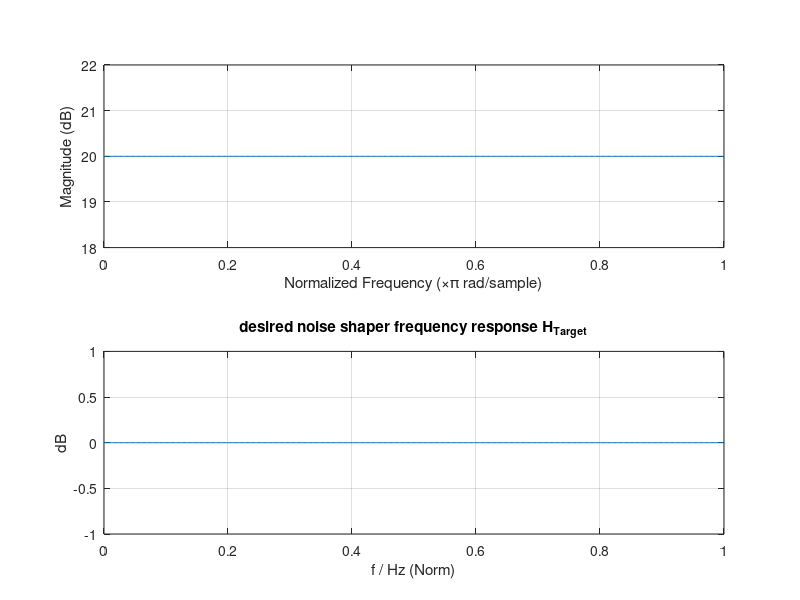
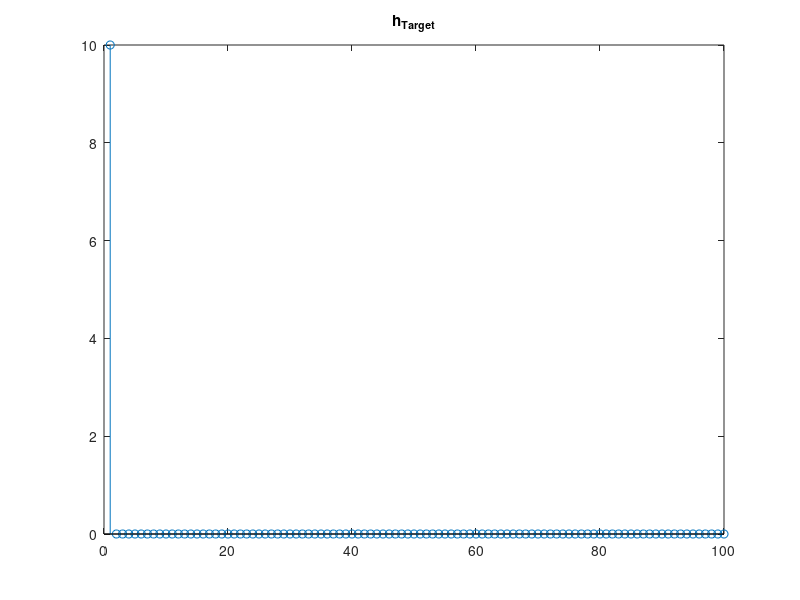

MATLAB code for these plots, in order: (Note: this script raises an error after producing the figures.)
function noise_shaper()
    close all;
    load('saved_out_DARM_decreased.mat');
    
    % sampling rate
%     rate_Hz = 524.288e3; 
    rate_Hz = 16.384e3;
%     rate_Hz=length(save_out)/32;
%     rate_Hz=256;
%     
%     exponent=(numel(num2str(rate_Hz))-5);
%     const=10^-exponent;
    % signal duration in seconds
    gcl_s = 32;
    len=gcl_s*rate_Hz;
%     fi=fopen('take_signal_shape.bin','rb');
%     if fi==-1
%         display('error reading file');
%         return
%     end
%     [save_out,~]=fread(fi,len,'real*8');
%     fclose(fi);
%     
    td=save_out';
%     td=resample(td,16384,rate_Hz);
%     rate_Hz=16384;
%     RBW_window=rate_Hz/2.5e3;
%     RBW_power=rate_Hz/2e1;
%     pRef_W=const*rate_Hz/4e6;
%     % *********************************************
%     % spectrum analyzer setup
% %     % *********************************************
%     SAparams = struct('RBW_window_Hz', RBW_window, ...
%                       'RBW_power_Hz', RBW_power, ...
%                       'pRef_W', pRef_W, ...
%                       'NMax', 5000, ...
%                       'filter', 'brickwall', ...
%                       'noisefloor_dB', -150);    
  
%     td(1:10)
%     length(td)
%     td(rate_Hz-1)=0;
%     td(rate_Hz)=0;
    % *********************************************
    % Generate random test signal
    % *********************************************
    % start with white noise
%     td = randn(1, floor(gcl_s * rate_Hz + 0.5));
         %+ 1i * randn(1, floor(gcl_s * rate_Hz + 0.5));
%     length(td)

%     if true
%         % filter to turn it into an oversampled narrow-band signal
%         fd = fft(td);
%         fb = freqbase(numel(fd)) * rate_Hz;
%         fd(abs(fb) > 2*10^(3+exponent)) = 0;
%         td = ifft(fd);
%     end

%     length(td)
%     if false
%         % use real-valued signal
%         td = real(td);
%     else
%         % keep complex-valued but scale
%         td = sqrt(1/2) * td;
%     end
%         
    % *********************************************
    % plot input signal spectrum
    % *********************************************
%     legFig1 = {};
%     legFig1{end+1} = 'input signal, unquantized';
%     td_spectrAnalyzer('signal', dowindow(td), 'gcl_s', gcl_s, SAparams, 'fig', 1, 'plotStyle', 'k');

    % *********************************************
    % Design a filter that reflects the shape of the desired 
    % noise spectrum
    % *********************************************    
  
    % bandstop filter. Removes quantization noise from a bandwidth of
    % rate/4 to rate/3.
    %Order =3 ; 3dB ripple in passband
%     band_stop=(rate_Hz/120);
%     band_pass=(rate_Hz/100);
%     [b, a] = cheby1(3, 3, [band_stop/(rate_Hz/10), band_pass/(rate_Hz/10)], 'stop');
%     display(strcat('stop band is between ',num2str(band_stop/rate_Hz),' Hz and ',num2str(band_pass/rate_Hz),' Hz'));
%     b=1;
%     a=1;
    %high pass filter
    factor=0.8;
    pass_freq=factor*(rate_Hz/2);
%     Hd = designfilt('highpassiir', 'FilterOrder', 4, ...
%              'PassbandFrequency', 5e3, 'PassbandRipple', 3,...
%              'SampleRate', rate_Hz);
%     [b,a]=tf(Hd);
%     [b, a] = cheby1(4, 3, factor, 'high');
    display(strcat('Cutoff frequency is ',num2str(pass_freq),' Hz'));
    
%     %Filter Design High Pass IIR%
%     hpFilt = designfilt('highpassiir', 'FilterOrder', 4, ...
%              'PassbandFrequency', pass_freq, 'PassbandRipple', 3,...
%              'SampleRate', rate_Hz);
%     sos=hpFilt.Coefficients;
%     
%     [b,a]=sos2tf(sos);
%     
    %Filter Design H(z) =1 %
    b=10;
    a=1;

    % *********************************************
    % plot the above filter response (impulse response
    % from quantizer error to output)
    % *********************************************    
    pulse = zeros(1, 100);
    pulse(1) = 1;
    pulse = filter(b, a, pulse);
    figure(33);
    stem(pulse);
    title('h_{Target}');
    
    % *********************************************
    % plot the filter response
    % *********************************************    
%     fNorm_Hz = linspace(0, 1, 10000);
%     fPlot_Hz = rate_Hz * fNorm_Hz;
%     zInv = exp(-2i * pi * fNorm_Hz); 
%     H = polyval(b, zInv) ./ polyval(a, zInv);
    
    figure(2);
    freqz(b,a);
    xlabel('f / Hz (Norm)');
    ylabel('dB');
    grid on;
    title('desired noise shaper frequency response H_{Target}');

    % *********************************************
    % Derive the noise shaper filter from the desired
    % noise frequency response
    % Note: a unit delay is removed by shortening bb.
    % *********************************************    
    bb = b / b(1);
    bb = bb(2:end) - a(2:end);
    sos_s=tf2sos(bb,a);
    [gain,sos_shape]=sos_shuffle(sos_s)
      
    figure(5);
    freqz(bb,a);
    xlabel('f / Hz (Norm)');
    ylabel('dB');
    grid on;
    title('desired noise shaper frequency response H_{Target}*(z^-1)');
%     Hd = dfilt.df2t(bb,a);
%     sos2=tf2sos(bb,a);
    % *********************************************
    % Simulate
    % *********************************************    
    % Signal padding: 
    % replicate the end of the (cyclic!) signal to give the filter
    % time to settle. This part of the result will be discarded.
%     nPad=10^((numel(num2str(length(td)))-2));
% %     nPad=1000;
%     td = [td(end-nPad+1:end) td];

    tdOut1 = zeros(size(td));
    tdOut2 = zeros(size(td));
    
    % "filterState" preserves the delay line content between 
    % invocations to "filter"
    filterState = [];
    
    % quantErr is the quantization error of the -previous- sample
    % (because a unit delay was removed from the filter)
    quantErr = 0;
%     n=numel(bb)
%     l=length(a)
%     SOS=tf2sos(bb,a);

    for ix = 1 : numel(td);
        s = td(ix);
        
        % variant 1: ordinary quantization
        tdOut1(ix) = quant(s);

        % variant 2: quantization with noise shaping
%         if(filterState ~= 0), f_in=filterState
%         end
        
        %[filterOut, filterState] = filter(bb,a, quantErr, filterState);
%             filterOut=sosfilt(SOS,quantErr);
%         if(filterState ~=0), f=filterState
%         end
%         quantIn = s + filterOut;
        quantIn = s + quantErr;
        quantOut = double(quant(quantIn));
        quantErr = -quantOut + quantIn;
        tdOut2(ix) = quantOut;
    end
    

   
    
%     length(filterState)
    % remove signal padding
%     td = td(nPad+1:end);
%     tdOut1 = tdOut1(nPad+1:end);
%     tdOut2 = tdOut2(nPad+1:end);
    %write the output to file to match with C code%%
    fi=fopen('match_data.txt','w');
    fprintf(fi,'%d\n',tdOut2);
    fclose(fi);

%%%% PLOT C code output , should be commented when MATLAB code is being tested%%%
%     fid=fopen('shaped_out.txt','r');
%     if fid==-1
%         display('error opening file')
%     end
%     tdOut2C=fscanf(fid,'%d',len);
%     tdOut2C=tdOut2C';
%     fclose(fid);
    
    
        %****PLOT DATA******%
   %%%% When comparing C And MATLAB %%%%
   %     figure(4);
%     plot(tdOut2);
%     grid on;
%     title('tdOut2');
%     
%     
%     figure(5);
%     plot(tdOut2-tdOut2C);
%     grid on;
%     title('diff C MATLAB in series values');
%     

   %plot_shape(td,td-tdOut1,td-tdOut2,td-tdOut2C,tdOut2-tdOut2C,rate_Hz);
   
   %%%%%%%%%%%%%%%
   
   %%%%Plotting MATLAB Output ONLY %%%%%%%%%
   plot_shape(td,tdOut1,tdOut2,td-tdOut1,td-tdOut2,rate_Hz);
   
%     tdOut2(1:10)
    % *********************************************
    % Plot quantization noise ("-td" subtracts the ideal
    % output and leaves only the error)
%     % *********************************************    
%     td_spectrAnalyzer('signal', dowindow(tdOut1 - td), 'gcl_s', gcl_s, SAparams, 'fig', 1, 'plotStyle', 'r');
%     legFig1{end+1} = 'quantizer output error (no noise shaping)';

%     td_spectrAnalyzer('signal', dowindow(tdOut2-td), 'gcl_s', gcl_s, SAparams, 'fig', 1, 'plotStyle', 'm');
%     legFig1{end+1} = 'quantizer output error (noise shaping)';
% 
%     xlabel('f / Hz');
%     ylabel('dB');
%     title('noise shaping');    
%     grid on;
% %     legend(legFig1);
% 
%     figure(); hold on;
%     plot(real(td), 'k');
%     plot(real(tdOut2), 'b');
    
    
end

% *********************************************
% quantizer model: 
% 18 bit integer round off with clipping
% *********************************************
function sOut = quant(s)
%     sOut=roundfloat(s,18);
    if s>=2^(17)-1
        display('clipping1');
        sOut=int32(2^(17)-1);
    elseif s<=-2^(17)
        sOut=int32(-2^(17));
        display('clipping');
    else
        sOut=int32(s);
    end
end

%function sOut = quant(s)
%    sOut = 0.1 * (-1 + 2 * (s > 0));
%end

% *********************************************
% frequency corresponding to each FFT bin
% *********************************************
function fb = freqbase(n)
    fb = 0:(n - 1);
    fb = fb + floor(n / 2);
    fb = mod(fb, n);
    fb = fb - floor(n / 2);
    
    fb = fb / n; % now [0..0.5[, [-0.5..0[
end

% *********************************************
% The wanted signal is periodic, but noise shaping does
% not preserve the periodicity because of the noise shaper's
% inherent small oscillations.
% The error is localized to the first and last sample
% Therefore, apply some gentle windowing to head
% and tail of the signal.
% *********************************************
function seq = dowindow(seq)
%     size(seq)
    nWin=10^((numel(num2str(length(seq)))-2));
%     nWin=1000;
    win = linspace(0, 1, nWin+1);
%     size(win)
    win = win(2:end);
%     size(win)
    win = (1-cos(pi*win))/2;
%     size(win)
    seq(1:nWin) = seq(1:nWin) .* win;
    seq(end-nWin+1:end) = seq(end-nWin+1:end) .* fliplr(win);   
end